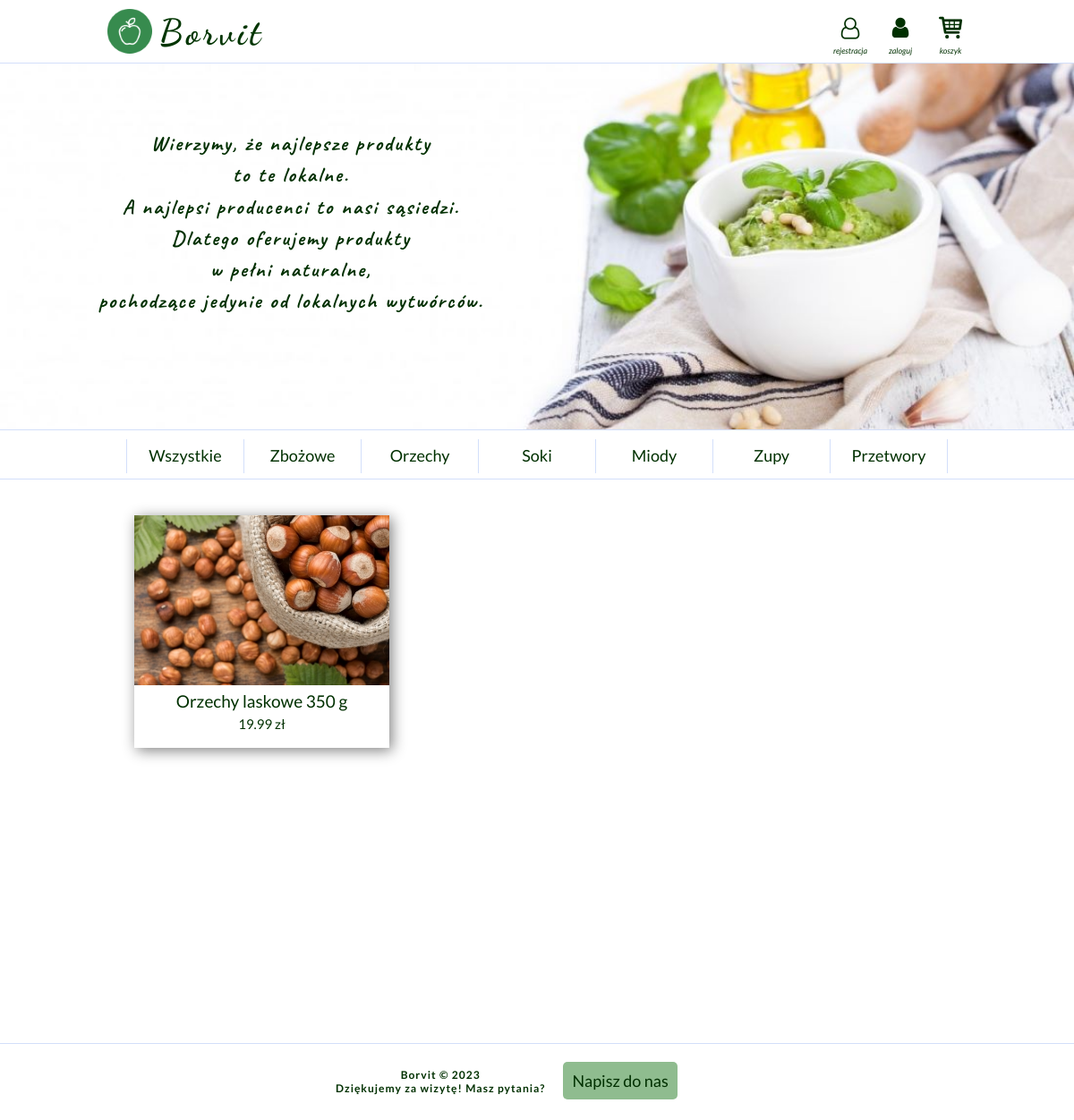
Page /shop/index.php?category_id=2 on the committed database.
### tables this page shows
CREATE TABLE `categories` (
  `category_id` int(11) NOT NULL,
  `category_name` varchar(50) NOT NULL
);

CREATE TABLE `products` (
  `id` int(11) NOT NULL,
  `indeks` varchar(10) NOT NULL,
  `name` varchar(160) NOT NULL,
  `description` text NOT NULL,
  `price` double NOT NULL,
  `category_id` int(11) NOT NULL
);

### shop/index.php (the view, shortened to what this page needs)
<?php
	require('header.php');
	$pdo = require 'connect.php';
		function show_category($category_id = null) {
			global $conn;
			if($category_id) {
				$stmt = $conn->prepare("SELECT * FROM products WHERE category_id= :cid");
				$stmt->bindValue(':cid', $category_id, PDO::PARAM_INT);
				$stmt->execute();
			}
			else {
				$stmt = $conn->prepare("SELECT * FROM products");
				$stmt->execute();
			}
			while($row = $stmt->fetch(PDO::FETCH_ASSOC)) {
			$indeks = $row['indeks'];
			$id = $row['id'];
			$images = getProductPictures($indeks);
			if(!empty($images)) {
				$image = $images[0];
			}
			else {
				$image = 'no-photo.jpg';
			}
			echo "<div class='product'>";
			echo "<a href='product.php?id=$id'><img src='img/mini/$image'>".$row['name']."<br />";
			echo "<span style='font-size:15px;'>".$row['price']." zł</span></a></div>";
			}
		}
		if (isset($_GET['category_id'])) {
			$category_id = $_GET['category_id'];
		}
		else {
			$category_id = null;
		}
		show_category($category_id);
	require('footer.php');
?>

### shop/functions.php (shortened to what this page needs)
<?php
	function showMenu () {
		global $conn, $session;
		$stmt = $conn->prepare("SELECT * FROM categories");
		$stmt -> execute();
		echo "<ol>";
		echo "<li><a href='index.php'>Wszystkie</a></li>";
		while($row = $stmt -> fetch(PDO::FETCH_ASSOC)) {
			$category_name = $row['category_name'];
			$category_id = $row['category_id'];
			echo "<li><a href='index.php?category_id=$category_id'>$category_name</a></li>";
		}
		echo "</ol>";
	}
	function getProductPictures($indeks) {
		$images = array();
		for($i=0; $i<10; $i++) {
			$filename = $indeks."-".$i.".jpg";
			$filepath = "img/$filename";
			if(file_exists($filepath)) {
				$images[] = $filename;
			}
		}
		return $images;
	}
?>

### shop/style.css (style rules this page uses)
body { background-color:#F5FFFA; margin: 0px !important; font-family: 'Lato', sans-serif; font-size: 20px; color: #003000; }
a:link { text-decoration:none; color: #003000; }
ol { padding:0; margin:0; list-style-type:none; font-size:18px; height:30px; line-height: 200%; display: inline-block; }
ol a { display:block; }
ol > li { float: left; width:130px; height:38px; border-right:1px solid #D3DFFA; }
ol > li:first-child { border-left:1px solid #D3DFFA; }
.product { font-size:19px; line-height:130%; text-align:center; background-color: #FFF; margin:15px 10px; width: 285px; height: 260px; float: left; display: inline-block; -webkit-box-shadow: 3px 3px 15px 0px rgba(128,128,128,1); -moz-box-shadow: 3px 3px 15px 0px rgba(128,128,128,1); box-shadow: 3px 3px 15px 0px rgba(128,128,128,1); overflow: hidden; transition: all 0.3s ease-in-out; }

### rows in the picture
categories: category_name "Zbożowe"
categories: category_name "Orzechy"
categories: category_name "Soki"
categories: category_name "Miody"
categories: category_name "Zupy"
categories: category_name "Przetwory"
products: name "Orzechy laskowe 350 g", price "19.99"
